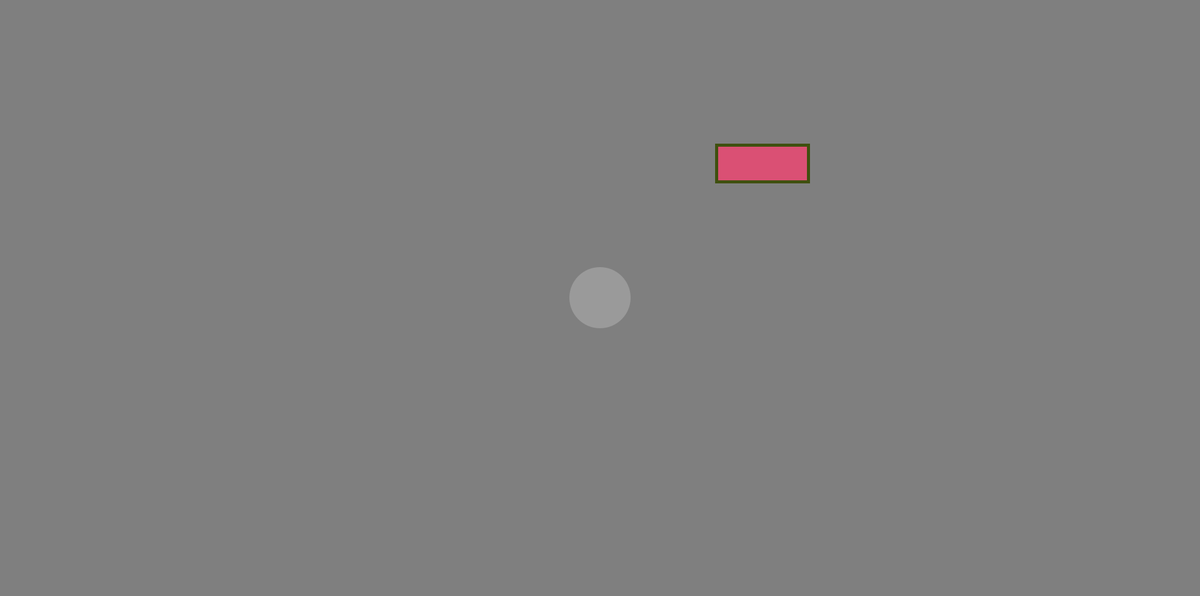
Frame 1 (no input)
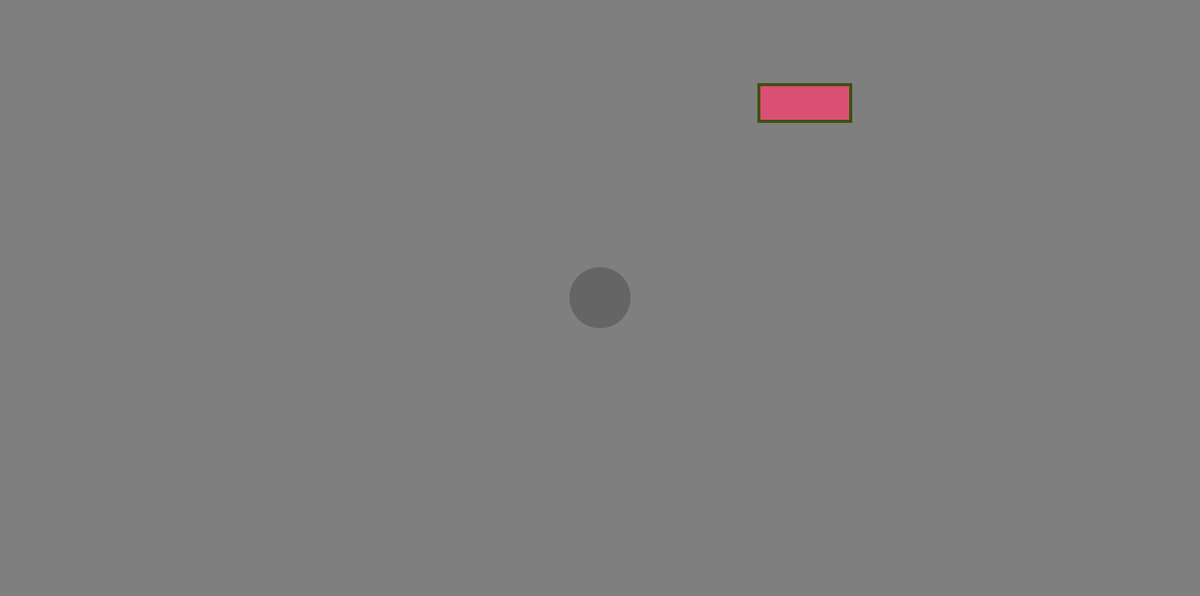
Frame 60 (the mouse pressed at the canvas centre just before this capture)
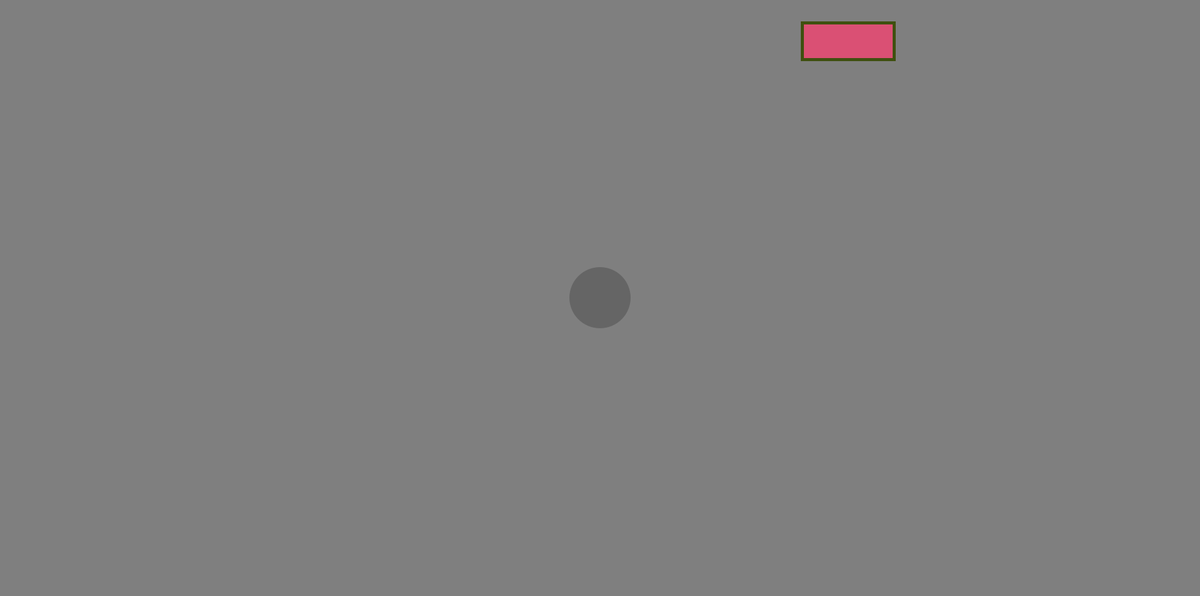
Frame 120 (the mouse held since frame 60 and released just before this capture)

The Processing sketch that drew these frames (run headless with seeded random() and noise(); from frame 60 on, the mouse is pressed at the canvas centre):

// Processing sketch: sketch_250516f
// ── sketch_250516f.pde
// Global declarations
float x, y, w, h;
float spdX, spdY;
color fillCol, strokeCol;

// Ellipse position
float ellX, ellY;
float ellSize = 100;

// --- NEW noise variables --- //modelcom
float noisePos = 0;      // where we are sampling the noise field //modelcom
float noiseStep = 0.01;  // how fast the brightness drifts         //modelcom

void setup() {
  size(1960, 975);
  initSquare();          // Initialize the moving square

  // Set ellipse to a fixed position (centered)
  ellX = width / 2;
  ellY = height / 2;
}

void draw() {
  background(127);

  // --- Smooth‑grayscale Ellipse (Perlin noise) --- //modelcom
  float grayValue = noise(noisePos) * 255;   // noise() → smooth 0‑1; remap to 0‑255 //modelcom
  noisePos += noiseStep;                     // advance through noise field            //modelcom
  fill(grayValue);
  noStroke();
  ellipse(ellX, ellY, ellSize, ellSize);

  // --- Moving Square (unchanged) ---
  fill(fillCol);
  stroke(strokeCol);
  strokeWeight(5);
  rect(x, y, w, h);

  // Update position
  x += spdX;
  y += spdY;

  // Check if square moved off screen
  if (x > width || x + w < 0 || y > height || y + h < 0) {
    initSquare();
  }
}

// Initialize square properties
void initSquare() {
  w = 150;
  h = 60;
  x = random(width - w);
  y = random(height - h);
  spdX = random(-1.2, 1.3);
  spdY = random(-3.2, 3.2);

  // Avoid zero speed
  if (spdX == 0 && spdY == 0) {
    spdX = 1;
    spdY = 1;
  }

  fillCol = color(random(255), random(255), random(255));
  strokeCol = color(random(115), 80, random(45));
}
